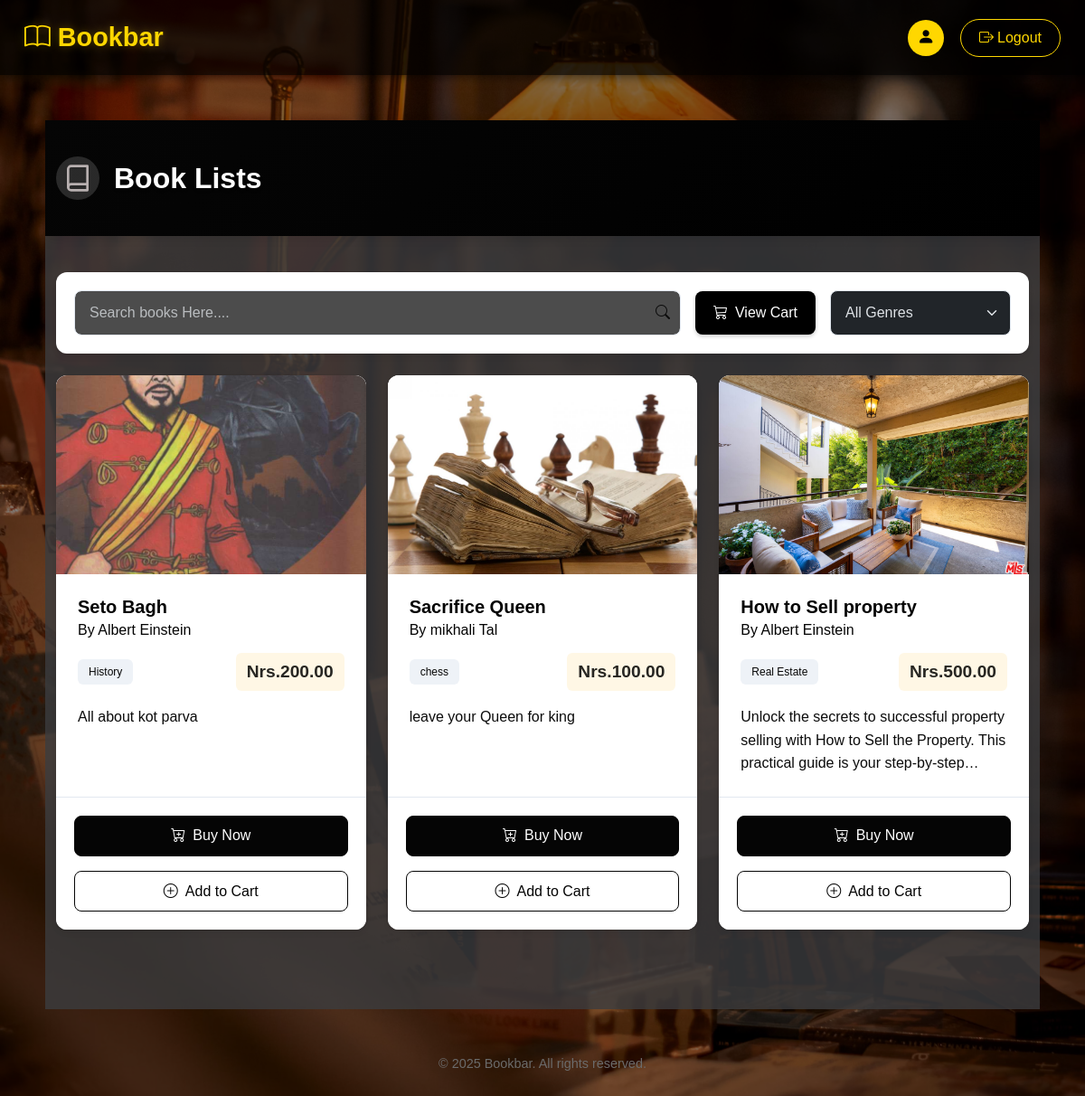
Page /product/book_list/ (signed in) on the committed database.
### product/models.py (models this page shows, shortened)
class Book(models.Model):
    Title= models.CharField(max_length=25)
    Author= models.ForeignKey(Author, on_delete=models.CASCADE)
    Descriptions= models.TextField()
    Genere= models.CharField(max_length=15)
    Price =models.DecimalField(max_digits=6 , decimal_places=2)
    Cover_Page= models.ImageField(upload_to='image/')

class Author(models.Model):
    Name= models.CharField(max_length=100)
    DOB= models.DateField(blank=True, null=True)
    Education= models.CharField(max_length=250)

### product/views.py (the view)
# urls.py: path('book_list/', views.book_list, name='book_list'),
@login_required
def book_list(request):
    book = Book.objects.all()
    return render(request,'book_list.html', {'book': book})

### product/templates/book_list.html (shortened to what this page needs)
{% extends 'base.html' %}
{% block content %}
<div class="book-list-container">
    <div class="header-section">
        <div class="container">
            <div class="d-flex justify-content-between align-items-center flex-wrap">
                <div class="header-title">
                    <div class="brand-logo">
                    </div>
                    <h1>Book Lists</h1>
                </div>
            </div>
        </div>
    </div>
    <div class="container main-content">
        {% if book %}
            <div class="book-filter-section mb-4">
                <div class="search-box">
                    <input type="text" id="bookSearch" class="form-control" placeholder="Search books Here....">
                    <i class="bi bi-search search-icon"></i>
                </div>
                <div class="view-cart-container">
                    <a href="{% url 'view_cart' %}" class="btn view-cart-btn">
                        <i class="bi bi-cart3 me-2"></i>View Cart
                    </a>
                </div>
                <div class="filter-options">
                    <select class="form-select" id="genreFilter">
                        <option value="">All Genres</option>
                    </select>
                </div>
            </div>
            <div class="row row-cols-1 row-cols-md-2 row-cols-lg-3 g-4 book-grid">
                {% for b in book %}
                    <div class="col book-item" data-title="{{ b.Title|lower }}" data-genre="{{ b.Genere|lower }}">
                        <div class="card h-100 book-card">
                            <div class="book-cover-container">
                                {% if b.Cover_Page %}
                                    <img src="{{ b.Cover_Page.url }}" class="card-img-top book-cover" alt="{{ b.Title }}">
                                {% else %}
                                    <div class="no-cover">
                                        <i class="bi bi-book"></i>
                                        <span>No Cover</span>
                                    </div>
                                {% endif %}
                            </div>
                            <div class="card-body">
                                <h5 class="card-title">{{ b.Title }}</h5>
                                <h6 class="card-subtitle mb-2 author-name">By {{ b.Author.Name }}</h6>
                                <div class="book-details">
                                    <span class="badge genre-badge">{{ b.Genere }}</span>
                                    <span class="price-tag">Nrs.{{ b.Price }}</span>
                                </div>
                                <p class="card-text description">{{ b.Descriptions }}</p>
                            </div>
                            <div class="card-footer">
                                {% if user.is_authenticated %}
                                    {% if user.is_superuser %}
                                        <div class="admin-actions">
                                            <a href="{% url 'update_book' b.id %}" class="btn btn-sm custom-btn-outline">
                                                <i class="bi bi-pencil me-1"></i>Edit
                                            </a>
                                            <a href="{% url 'delete_book' b.id %}" class="btn btn-sm btn-danger">
                                                <i class="bi bi-trash me-1"></i>Delete
                                            </a>
                                        </div>
                                    {% else %}
                                        <div class="action-buttons">
                                            <a href="{% url 'buy_book' b.id %}" class="btn custom-btn-dark w-100 mb-2">
                                                <i class="bi bi-cart-plus me-2"></i>Buy Now
                                            </a>
                                            <a href="{% url 'add_to_cart' b.id %}" class="btn custom-btn-outline w-100">
                                                <i class="bi bi-plus-circle me-2"></i>Add to Cart
                                            </a>
                                        </div>
                                    {% endif %}
                                {% endif %}
                            </div>
                        </div>
                    </div>
                {% endfor %}
            </div>
        {% endif %}
    </div>
</div>
<div class="footer-section">
    <p>© 2025 Bookbar. All rights reserved.</p>
</div>
{% endblock %}

### product/templates/book_list.html (style rules this page uses)
:root { --primary-color: #050505; --primary-dark: #000000; --primary-light: #eef2f7; --accent-color: #272622; --text-dark: #030303; --text-light: #0b0b0b; --bg-light: #3b3d3fcb; --card-bg: #ffffff; --border-color: #e2e8f0; --danger: #e53e3e; --success: #38a169; --card-shadow: 0 4px 6px rgba(0, 0, 0, 0.05), 0 1px 3px rgba(0, 0, 0, 0.1); --hover-shadow: 0 10px 15px rgba(0, 0, 0, 0.1); }
.book-list-container { min-height: 100vh; background-color: var(--bg-light); color: var(--text-dark); }
.header-section { background: linear-gradient(135deg, var(--primary-color) 0%, var(--primary-dark) 100%); color: white; padding: 2.5rem 0; margin-bottom: 2.5rem; box-shadow: 0 4px 12px rgba(0, 0, 0, 0.1); }
.header-title { display: flex; align-items: center; }
.brand-logo { margin-right: 1rem; color: rgb(184, 176, 176); background: rgba(255, 255, 255, 0.15); border-radius: 50%; width: 48px; height: 48px; display: flex; align-items: center; justify-content: center; }
.header-title h1 { margin: 0; font-weight: 700; font-size: 2rem; text-shadow: 0 2px 4px rgba(0, 0, 0, 0.1); }
.main-content { padding-bottom: 3rem; }
.book-filter-section { display: flex; gap: 1rem; margin-bottom: 2.5rem; background-color: var(--card-bg); padding: 1.25rem; border-radius: 12px; box-shadow: var(--card-shadow); flex-wrap: wrap; align-items: center; }
.search-box { position: relative; flex: 1; min-width: 200px; }
.view-cart-container { display: flex; align-items: center; }
.view-cart-btn { white-space: nowrap; display: flex; align-items: center; padding: 0.75rem 1.25rem; font-weight: 500; border-radius: 8px; background-color: var(--primary-dark); color: white; border: none; box-shadow: 0 2px 4px rgba(0, 0, 0, 0.2); }
.form-control, .form-select { border: 1px solid var(--border-color); padding: 0.75rem 1rem; font-size: 1rem; border-radius: 8px; transition: all 0.3s ease; }
.search-icon { position: absolute; right: 12px; top: 50%; transform: translateY(-50%); color: var(--text-light); }
.filter-options { width: 200px; }
.book-grid { margin-bottom: 2.5rem; }
.book-card { transition: transform 0.3s ease, box-shadow 0.3s ease; border: none; border-radius: 12px; box-shadow: var(--card-shadow); overflow: hidden; background-color: var(--card-bg); }
.book-cover-container { height: 220px; overflow: hidden; display: flex; align-items: center; justify-content: center; background-color: var(--primary-light); }
.book-cover { width: 100%; height: 100%; object-fit: cover; transition: transform 0.5s ease; }
.card-body { padding: 1.5rem; }
.card-title { font-weight: 700; margin-bottom: 0.5rem; color: var(--text-dark); font-size: 1.25rem; }
.author-name { color: var(--text-dark); font-weight: 500; margin-bottom: 1rem; }
.book-details { display: flex; justify-content: space-between; align-items: center; margin: 1rem 0; }
.genre-badge { font-weight: 500; background-color: var(--primary-light); color: var(--primary-color); padding: 0.5rem 0.75rem; border-radius: 6px; }
.price-tag { font-weight: 700; color: var(--accent-color); font-size: 1.2rem; background-color: rgba(248, 180, 0, 0.1); padding: 0.4rem 0.75rem; border-radius: 6px; }
.description { color: var(--text-light); display: -webkit-box; -webkit-line-clamp: 3; -webkit-box-orient: vertical; overflow: hidden; text-overflow: ellipsis; line-height: 1.6; margin-top: 1rem; }
.card-footer { background-color: var(--card-bg); border-top: 1px solid var(--border-color); padding: 1.25rem; }
.action-buttons { display: flex; flex-direction: column; gap: 0.5rem; }
.custom-btn-dark { background-color: var(--primary-color); border-color: var(--primary-color); color: white; transition: all 0.3s ease; border-radius: 8px; padding: 0.6rem 1.25rem; font-weight: 500; }
.custom-btn-outline { color: var(--primary-color); border-color: var(--primary-color); background-color: transparent; transition: all 0.3s ease; border-radius: 8px; padding: 0.6rem 1.25rem; font-weight: 500; }
.footer-section { text-align: center; margin-top: 30px; padding: 20px 0; color: #6b6b6b; font-size: 0.9rem; }

### rows in the picture
Book: Cover_Page (picture), Title "Seto Bagh", Author.Name "Albert Einstein", Genere "History", Price "200.00", Descriptions "All about kot parva"
Book: Cover_Page (picture), Title "Sacrifice Queen", Author.Name "mikhali Tal", Genere "chess", Price "100.00", Descriptions "leave your Queen for king"
Book: Cover_Page (picture), Title "How to Sell property", Author.Name "Albert Einstein", Genere "Real Estate", Price "500.00", Descriptions "Unlock the secrets to successful property selling with How to Sell the Property. This practical guide is your…"
